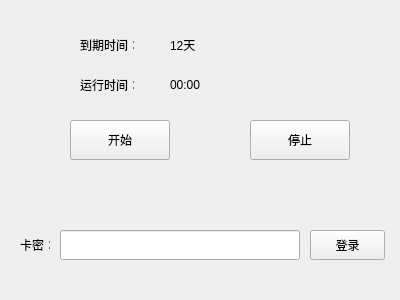
<?xml version="1.0" encoding="UTF-8"?>
<ui version="4.0">
 <class>Form</class>
 <widget class="QWidget" name="Form">
  <property name="geometry">
   <rect>
    <x>0</x>
    <y>0</y>
    <width>400</width>
    <height>300</height>
   </rect>
  </property>
  <property name="windowTitle">
   <string>Auto_Apex</string>
  </property>
  <widget class="QPushButton" name="runButton">
   <property name="geometry">
    <rect>
     <x>70</x>
     <y>120</y>
     <width>100</width>
     <height>40</height>
    </rect>
   </property>
   <property name="text">
    <string>开始</string>
   </property>
  </widget>
  <widget class="QLabel" name="label">
   <property name="geometry">
    <rect>
     <x>20</x>
     <y>230</y>
     <width>30</width>
     <height>30</height>
    </rect>
   </property>
   <property name="text">
    <string>卡密：</string>
   </property>
  </widget>
  <widget class="QLineEdit" name="CardEdit">
   <property name="geometry">
    <rect>
     <x>60</x>
     <y>230</y>
     <width>240</width>
     <height>30</height>
    </rect>
   </property>
  </widget>
  <widget class="QPushButton" name="loginButton">
   <property name="geometry">
    <rect>
     <x>310</x>
     <y>230</y>
     <width>75</width>
     <height>30</height>
    </rect>
   </property>
   <property name="text">
    <string>登录</string>
   </property>
  </widget>
  <widget class="QPushButton" name="stopButton">
   <property name="geometry">
    <rect>
     <x>250</x>
     <y>120</y>
     <width>100</width>
     <height>40</height>
    </rect>
   </property>
   <property name="text">
    <string>停止</string>
   </property>
  </widget>
  <widget class="QLabel" name="label_2">
   <property name="geometry">
    <rect>
     <x>80</x>
     <y>30</y>
     <width>54</width>
     <height>30</height>
    </rect>
   </property>
   <property name="text">
    <string>到期时间：</string>
   </property>
  </widget>
  <widget class="QLabel" name="label_3">
   <property name="geometry">
    <rect>
     <x>80</x>
     <y>70</y>
     <width>54</width>
     <height>30</height>
    </rect>
   </property>
   <property name="text">
    <string>运行时间：</string>
   </property>
  </widget>
  <widget class="QLabel" name="daoqilabel">
   <property name="geometry">
    <rect>
     <x>170</x>
     <y>30</y>
     <width>141</width>
     <height>30</height>
    </rect>
   </property>
   <property name="text">
    <string>12天</string>
   </property>
  </widget>
  <widget class="QLabel" name="yxsjlabel">
   <property name="geometry">
    <rect>
     <x>170</x>
     <y>70</y>
     <width>141</width>
     <height>30</height>
    </rect>
   </property>
   <property name="text">
    <string>00:00</string>
   </property>
  </widget>
 </widget>
 <resources/>
 <connections/>
</ui>
